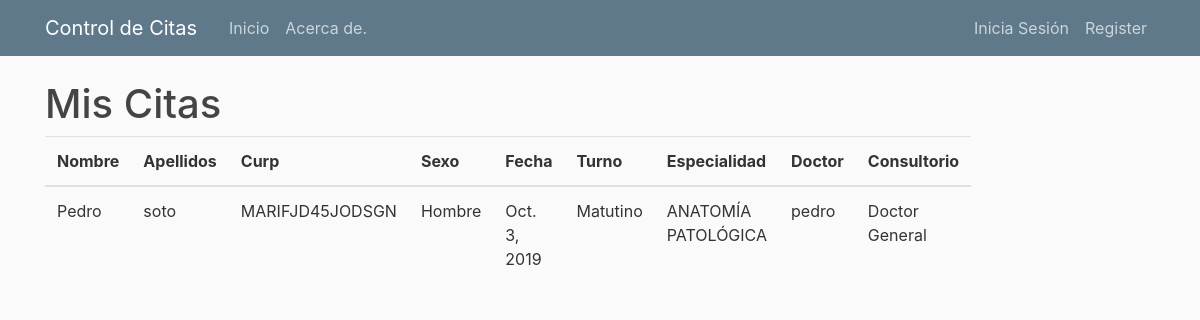
The page /citas/ on the database as committed earlier.
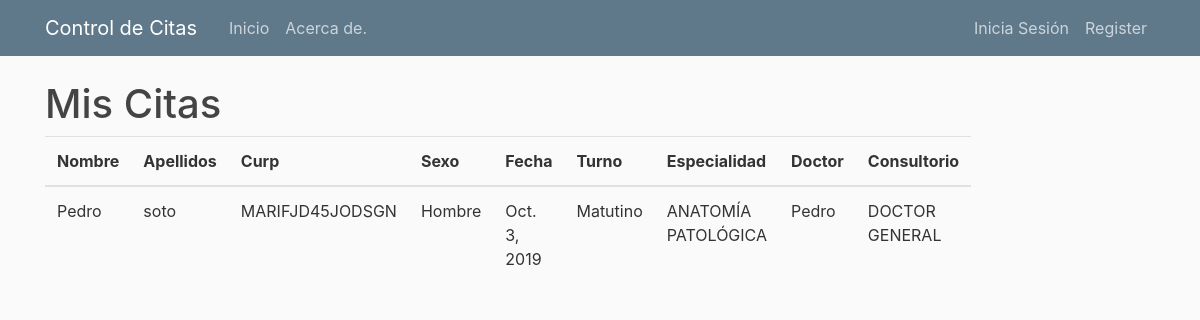
The same page on the database as committed later.
### user/models.py (models this page shows, shortened)
class Agendar_cita(models.Model):
    nombre = models.OneToOneField(perfiles, on_delete=models.CASCADE)
    apellidos = models.CharField(max_length=20)
    curp = models.CharField(max_length=20)
    genero = models.CharField(choices=(('Mujer', 'Mujer'), ('Hombre', 'Hombre')), max_length=16, blank=True)
    fecha = models.DateField(blank=True, null=True)
    email = models.CharField(max_length=20)
    direccion = models.CharField(max_length=20)
    estado = models.CharField(max_length=20)
    municipio = models.CharField(max_length=20)
    especialidad = models.OneToOneField(Especialidades, on_delete=models.CASCADE)
    doctor = models.ForeignKey(Doctors, on_delete=models.CASCADE)
    consultorio = models.OneToOneField(Consultorios, on_delete=models.CASCADE)
    Turno = models.CharField(choices=(('Matutino', 'Matutino'), ('Vespertino', 'Vespertino')), max_length=16, blank=True)
    author = models.ForeignKey(User, on_delete=models.CASCADE)

class Doctors(models.Model):
    name = models.CharField(max_length=100)
    apaterno = models.CharField(max_length=20)
    amaterno = models.CharField(max_length=20)
    author = models.ForeignKey(User, on_delete=models.CASCADE)
    image =models.ImageField(default='default.jpg', upload_to='doctors_pics')
    genero = models.CharField(choices=(('Mujer', 'Mujer'), ('Hombre', 'Hombre')), max_length=16, blank=True)
    fecha_nacimiento = models.DateField(blank=True, null=True)
    numero_celular = models.CharField(unique=True, max_length=10, null=True)
    cedula = models.CharField(max_length=50)
    email = models.CharField(unique=True, max_length=50)
    def __str__(self):
        return self.name

class Consultorios(models.Model):
    title = models.CharField(max_length=100)
    content = models.TextField()
    author = models.ForeignKey(User, on_delete=models.CASCADE)
    image =models.ImageField(default='default.jpg', upload_to='consul_pics')
    def __str__(self):
        return self.title

class perfiles(models.Model):
    nombre = models.CharField(max_length=30)
    apellidos = models.CharField(max_length=30)
    user = models.OneToOneField(User, on_delete=models.CASCADE)
    image =models.ImageField(default='default.jpg', upload_to='profile_pics')
    genero = models.CharField(choices=(('M', 'Mujer'), ('H', 'Hombre')), max_length=16, blank=True)
    fecha_nacimiento = models.DateField(blank=True, null=True)
    numero_celular = models.CharField(unique=True, max_length=10, null=True)
    curp = models.CharField(max_length=50)
    email = models.CharField(unique=True, max_length=50)
    direccion = models.CharField(max_length=50)
    municipio = models.CharField(max_length=50)
    estado = models.CharField(max_length=50)
    def __str__(self):
        return self.nombre

class Especialidades(models.Model):
    title = models.CharField(max_length=100)
    content = models.TextField()
    date_posted = models.DateTimeField(default=timezone.now)
    author = models.ForeignKey(User, on_delete=models.CASCADE)
    image =models.ImageField(default='default.jpg', upload_to='espec_pics')
    def __str__(self):
        return self.title

### user/views.py (the view)
# urls.py: path('citas/', user_views.mis_citas, name='citas'),
def mis_citas(request):
    context ={
        'pots': Agendar_cita.objects.filter()
    }
    return render(request, 'user/mis_citas.html', context)

### user/templates/user/mis_citas.html
{% extends "core/base.html" %}
{% load static %}
{% block content %}
<h1>Mis Citas</h1>
<table class="table">
    <thead>
        <tr>
        <th scope="col">Nombre</th>
        <th scope="col">Apellidos</th>
        <th scope="col">Curp</th>
        <th scope="col">Sexo</th>
        <th scope="col">Fecha</th>
        <th scope="col">Turno</th>
        <th scope="col">Especialidad</th>
        <th scope="col">Doctor</th>
        <th scope="col">Consultorio</th>
        </tr>
    </thead>
    <tbody>
    {% for mis_citas in pots %}
        <tr>
        <td>{{mis_citas.nombre}}</td>
        <td>{{mis_citas.apellidos}}</td>
        <td>{{mis_citas.curp}}</td>
        <td>{{mis_citas.genero}}</td>
        <td>{{mis_citas.fecha}}</td>
        <td>{{mis_citas.Turno}}</td>
        <td>{{mis_citas.especialidad}}</td>
        <td>{{mis_citas.doctor}}</td>
        <td>{{mis_citas.consultorio}}</td>
    {% endfor %}
    </tbody>
</table>
{% endblock content %}

Rows that differ between the two databases and show on the page:
changed through a linked row, Agendar_cita "soto": doctor "pedro" → "Pedro"; consultorio "Doctor General" → "DOCTOR GENERAL"
